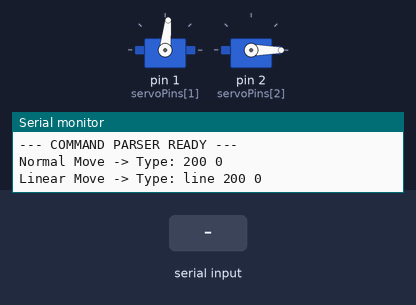
Bench run of a sketch on a simulated Arduino Uno, built with avr-gcc and run on an emulated ATmega328P. On the bench: 2 × servo, the last lines printed to the serial monitor. The inputs (shaded band) are chosen by the test bench.

Above: at 3.2 s.
3.3 s: "30 150\n" received over Serial
At 3.8 s:
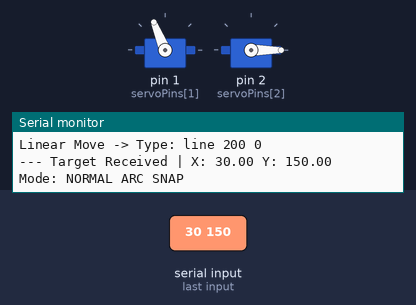
4.8 s: "line \n" received over Serial
6.3 s: "90 45\n" received over Serial
Timing chart, 0 to 9.3 s (numbered marks = the images above; inputs shaded):
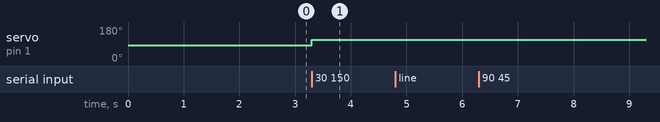

Measured:
- after the input at 3.3 s, servo on pin 1 (servoPins[1]): 84° → 112° at once

The sketch:

2-DOF_Servo_RobotArm.ino
```cpp
#include <Servo.h>

Servo servos[6];
int servoPins[6] = {0, 1, 2, 3, 4, 5};

// Tracks the angles of the servos
float currentIKShoulder = 90.0;
float currentIKElbow = 90.0;

// Tracks the coordinates of the main servo arm end point
float currentX = 100.0;
float currentY = 100.0;

// Calibration offsets for the spline misfitting
const int shoulderOffset = -6;
const int elbowOffset = -11;

// Length of the 3D-printed arms
float armLength = 100.0;
float foreArmLength = 100.0;

void setup() {
  Serial.begin(115200);

  // Attach with 180-degree pulse widths
  servos[1].attach(servoPins[1], 500, 2500);
  servos[2].attach(servoPins[2], 500, 2500);

  // Safely home the arm to a known value
  float startShoulder, startElbow;
  calculateIK(currentX, currentY, startShoulder, startElbow);
  servos[1].write(startShoulder + shoulderOffset);
  servos[2].write(startElbow + elbowOffset);
  currentIKShoulder = startShoulder;
  currentIKElbow = startElbow;

  delay(2000);
  Serial.println("--- COMMAND PARSER READY ---");
  Serial.println("Normal Move -> Type: 200 0");
  Serial.println("Linear Move -> Type: line 200 0");
}

void loop() {
  if (Serial.available() > 0) {
    // 1. Read the full text string
    String input = Serial.readStringUntil('\n');
    input.trim();

    if (input.length() == 0) return; // Ignore empty blank lines

    // 2. Make it all lowercase to catch all e.g. "Line" or "LINE"
    input.toLowerCase();

    // 3. Check for the "line" command
    bool isLineMovement = false;
    if (input.startsWith("line ")) {
      isLineMovement = true;
      input = input.substring(5); // Chop off the first 5 characters ("line ")
      input.trim();
    }

    // 4. Find the space between the numbers and remove them
    int spaceIndex = input.indexOf(' ');
    if (spaceIndex > 0) {
      float targetX = input.substring(0, spaceIndex).toFloat();
      float targetY = input.substring(spaceIndex + 1).toFloat();

      Serial.print("--- Target Received | X: ");
      Serial.print(targetX);
      Serial.print(" Y: ");
      Serial.println(targetY);

      float nextShoulder = 0;
      float nextElbow = 0;

      // 5. Run IK and execute the movement
      if (calculateIK(targetX, targetY, nextShoulder, nextElbow)) {

        if (isLineMovement) {
          Serial.println("Mode: STRAIGHT LINE INTERPOLATION");
          moveLine(targetX, targetY);
        } else {
          Serial.println("Mode: NORMAL ARC SNAP");

          // Update memory so the robot knows where it is for the next command
          currentIKShoulder = nextShoulder;
          currentIKElbow = nextElbow;
          currentX = targetX;
          currentY = targetY;

          // Execute instant move (withou line)
          servos[1].write(currentIKShoulder + shoulderOffset);
          servos[2].write(currentIKElbow + elbowOffset);
        }
      }
    } else {
      Serial.println("Error: Format unrecognized. Try '150 100' or 'line 150 100'");
    }
  }
}

// Straight line movement function
void moveLine(float targetX, float targetY) {
  float distance = sqrt(pow(targetX - currentX, 2) + pow(targetY - currentY, 2));

  int steps = (int)distance;
  if (steps == 0) return;

  for (int i = 1; i <= steps; i++) {
    float t = (float)i / steps;

    float stepX = currentX + (targetX - currentX) * t;
    float stepY = currentY + (targetY - currentY) * t;

    float stepShoulder = 0;
    float stepElbow = 0;

    if (calculateIK(stepX, stepY, stepShoulder, stepElbow)) {
      servos[1].write(stepShoulder + shoulderOffset);
      servos[2].write(stepElbow + elbowOffset);
      delay(30);
    }
  }

  currentX = targetX;
  currentY = targetY;

  float finalShoulder, finalElbow;
  calculateIK(currentX, currentY, finalShoulder, finalElbow);
  currentIKShoulder = finalShoulder;
  currentIKElbow = finalElbow;
}

// Inverse kinematics maths function (to use coordinates instead of individual servo angles)
bool calculateIK(float targetX, float targetY, float &targetShoulderAngle, float &targetElbowAngle) {
  float hypo = sqrt((targetX * targetX) + (targetY * targetY));

  if (targetY < 0) {
    Serial.println("Error: Target out of reach (underground).");
    return false;
  }

  if (hypo <= (armLength + foreArmLength)) {
      float intElbowRad = acos(((armLength * armLength) + (foreArmLength * foreArmLength) - (hypo * hypo)) / (2 * foreArmLength * armLength));
      float intElbowDeg = intElbowRad * (180/PI);

      float extHypoRad = atan2(targetY, targetX);
      float intShoulderRad = acos(((armLength * armLength) + (hypo * hypo) - (foreArmLength * foreArmLength)) / (2 * armLength * hypo));
      float intShoulderDeg = intShoulderRad * (180/PI);
      float extHypoDeg = extHypoRad * (180/PI);

      if (targetX >= 0) {
        targetShoulderAngle = extHypoDeg + intShoulderDeg;
        targetElbowAngle = intElbowDeg - 90;
      } else {
        targetShoulderAngle = extHypoDeg - intShoulderDeg;
        targetElbowAngle = 270 - intElbowDeg;
      }

      if (targetElbowAngle < 0 || targetElbowAngle > 180 || targetShoulderAngle < 0 || targetShoulderAngle > 180) {
        Serial.println("Error: Angles outside limits.");
        return false;
      }
      return true;
  } else {
    Serial.println("Error: Target out of reach.");
    return false;
  }
}
```
